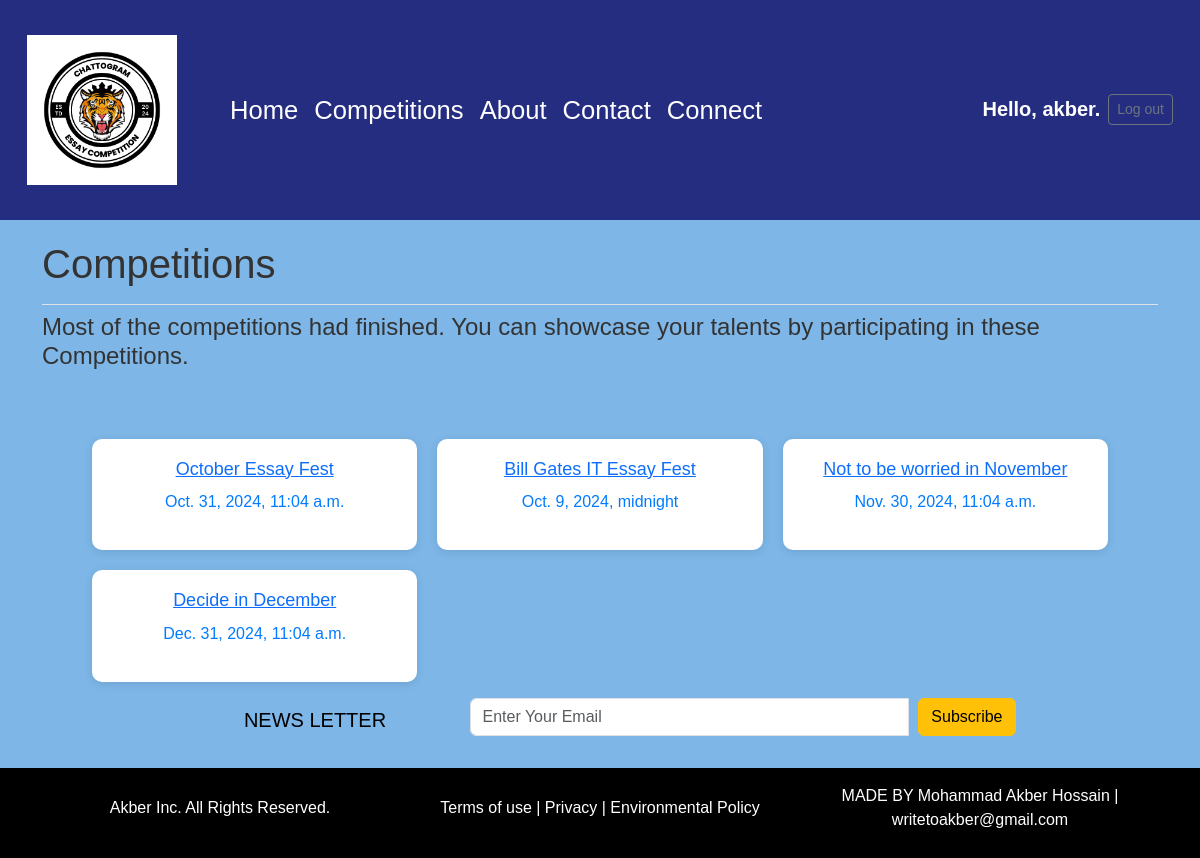
The page /competitions/ (signed in) on the database its author committed.
### nana/models.py (models this page shows, shortened)
class Competition(models.Model):
    name = models.CharField(max_length=250)
    deadline = models.DateTimeField()

### nana/views.py (the view)
# urls.py: path('competitions/', views.competitions, name='competitions'),
@login_required
def competitions(request):
    competitions = Competition.objects.all()
    context = {'competitions': competitions}
    return render(request, 'nana/competitions.html', context)

### nana/templates/nana/competitions.html (shortened to what this page needs)
{% extends "nana/base.html" %}
{% block page_header %}
{% load django_bootstrap5 %}
    {% bootstrap_css %}
         <h1>Competitions</h1>
{% endblock page_header %}
{% block content %}
<h4>  Most of the competitions had finished. You can showcase your talents by participating in these Competitions.</h4>
 <div class="property-grid ">
  {% for x in competitions %}
 <div class="property-card">
         <a href="{% url 'nana:competition' x.id %}">
             <h4>
            {{ x.name }}
             </h4>
         </a>
         <p> {{ x.deadline }} </p>
  </div>
  {% empty %}
     <li class="list-group-item border-0">No competitions have been added yet.</li>
  {% endfor %}
 </body>
{% endblock content %}

### nana/templates/nana/base.html (shortened to what this page needs)
{% load static %}
<html>
<html lang="en">
<head>
    {% load django_bootstrap5 %}
    {% bootstrap_css %}
</head>
<body>
<header class="header-container">
    <div class="container-fluid">
        <div class="row align-items-center">
            <div class="col-md-2 col-sm-3 col-6">
                <div class="logo">
                    <img src="{% static 'nana/images/Tiger_logo.png' %}" alt="Tiger Logo">
                </div>
            </div>
            <div class="col-md-10 col-sm-9 col-6 text-right">
                <nav class="navbar navbar-expand-lg navbar-light float-right">
                    <div class="collapse navbar-collapse" id="navbarSupportedContent">
                        <ul class="navbar-nav me-auto mb-2 mb-lg-0">
                            <li class="nav-item">
                                <a class="nav-link" href="{% url 'nana:index' %}">Home</a>
                            </li>
                            <li class="nav-item">
                                <a class="nav-link" href="{% url 'nana:competitions' %}">Competitions</a>
                            </li>
                            <li class="nav-item">
                                <a class="nav-link" href="{% url 'nana:about' %}">About</a>
                            </li>
                            <li class="nav-item">
                                <a class="nav-link" href="{% url 'nana:contact' %}">Contact</a>
                            </li>
                            <li class="nav-item">
                                <a class="nav-link" href="https://www.linkedin.com/in/akber2004/">Connect</a>
                            </li>
                        </ul>
                        <ul class="navbar-nav ms-auto">
                            {% if user.is_authenticated %}
                                <li class="nav-item">
                                    <span class="navbar-text text-white text me-2">Hello, {{ user.username }}.</span>
                                </li>
                                <li class="nav-item">
                                    <form action="{% url 'accounts:logout' %}" method="post">
                                        <button name="submit" class="btn btn-outline-secondary btn-sm text">
                                            Log out
                                        </button>
                                    </form>
                                </li>
                            {% endif %}
                        </ul>
                    </div>
                </nav>
            </div>
        </div>
    </div>
</header>
<main class="container main-content">
    <div class="pb-2 mb-2 border-bottom">
        {% block page_header %}{% endblock page_header %}
    </div>
    <div>
        {% block content %}
        {% endblock content %}
<footer>
    <div class="container-fluid py-3 text-black">
        <div class="container">
            <div class="row align-items-center justify-content-center">
                <div class="col-12 col-sm-3 pt-2 text-center text-sm-left">
                    <h5>NEWS LETTER</h5>
                </div>
                <div class="col-12 col-sm-6">
                    <div class="input-group mb-3">
                        <input type="text" class="form-control" placeholder="Enter Your Email" aria-label="Recipient's username" aria-describedby="basic-addon2">
                        <div class="input-group-append">
                            <button class="btn btn-warning" type="button">Subscribe</button>
                        </div>
                    </div>
                </div>
            </div>
        </div>
    </div>
    <div class="container-fluid Footer-2nd-part-color bg-black text-white py-3">
        <div class="container">
            <div class="row">
                <div class="col-12 col-sm-4 text-center">
                    Akber Inc. All Rights Reserved.
                </div>
                <div class="col-12 col-sm-4 text-center">
                    Terms of use | Privacy | Environmental Policy
                </div>
                <div class="col-12 col-sm-4 text-center">
                    MADE BY Mohammad Akber Hossain | writetoakber@gmail.com
                </div>
            </div>
        </div>
    </div>
</footer>
</body>
</html>

### nana/templates/nana/base.html (style rules this page uses)
* { margin: 0; padding: 0; box-sizing: border-box; font-family: Arial, sans-serif; }
body { background-color: #f4f4f4; color: #333; }
.header-container { width: 100%; background-color: #252d80; color: white; padding: 15px ; }
.navbar-light .navbar-nav .nav-link { color: white; font-size: 1.6em; }
.logo img { width: 150px; }
.main-content { padding-top: 20px; }
.text { font-size: 1.25rem; font-weight: bold; }
.form-control { width: auto; flex-grow: 1; }
.btn-warning { margin-left: 10px; padding: 10px 20px; background-color: #015ae0; color: #fff; border: none; border-radius: 4px; cursor: pointer; }
html, body { margin: 0; padding: 0; height: 100%; display: flex; flex-direction: column; }
main { flex: 1; }
footer { color: #fff; width: 100%; }
.Footer-2nd-part-color { background-color: #343a40; }
.text-white { color: #fff; }
.container-fluid { padding: 20px 0; }
.row { display: flex; justify-content: space-between; align-items: center; flex-wrap: wrap; }
.text-center { text-align: center; margin-bottom: 10px; padding-left: 80px; padding-right: 80px; }
a { color: #4775ff; text-decoration: none; }
.property-grid { display: grid; grid-template-columns: repeat(auto-fit, minmax(250px, 1fr)); gap: 20px; padding: 0 50px; padding-top: 60px; }
.property-card { background-color: #fff; padding: 20px; box-shadow: 0 2px 10px rgba(0, 0, 0, 0.1); border-radius: 10px; text-align: center; }
.logo img { height: 150px; }
.property-card h4 { font-size: 18px; margin-bottom: 10px; }
.property-card p { font-size: 16px; color: #007bff; }

### nana/templates/nana/competitions.html (style rules this page uses)
body { background-color: rgb(125, 182, 231); color: #333; }

### rows shown on the page
Competition: name "October Essay Fest", deadline "Oct. 31, 2024, 11:04 a.m."
Competition: name "Bill Gates IT Essay Fest", deadline "Oct. 9, 2024, midnight"
Competition: name "Not to be worried in November", deadline "Nov. 30, 2024, 11:04 a.m."
Competition: name "Decide in December", deadline "Dec. 31, 2024, 11:04 a.m."

### other values the page prints
{{ user.username }} "akber"
